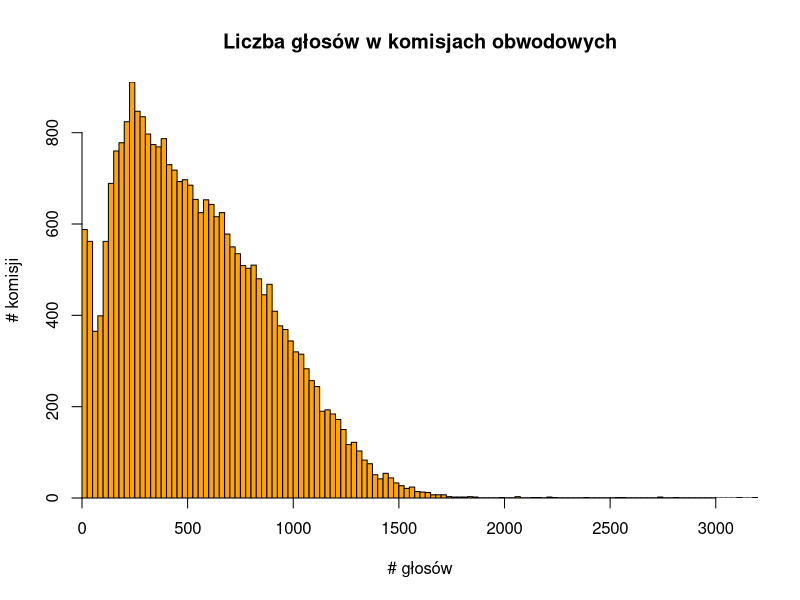

The R script that drew this image:
komisje <- read.csv("komisje_glosy_razem.csv", sep = ';',  header=T, na.string="NA");
str(komisje);

hist(komisje$glosy, breaks=seq(0, 3200, by=25),
       freq=TRUE,col="orange",main="Liczba głosów w komisjach obwodowych",
       xlab="# głosów",ylab="# komisji",yaxs="i",xaxs="i")

fivenum(komisje$glosy);

quantile(komisje$glosy, c(.10));

quantile(komisje$glosy, c(.05));
quantile(komisje$glosy, c(.90));

